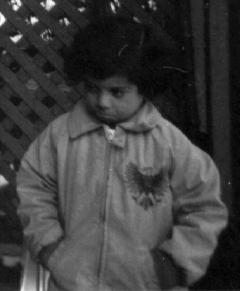
%> input picture ivp lab/lab4/pout.jpg, 240 x 291 px
$ octave q4.m   (GNU Octave 9; MATLAB toolbox functions it lacks are replaced by stand-ins)
%> lines starting %> are read from the running program, lines starting %| are printed output that depends on the picture
clear all;
clc
b = imread("pout.jpg");
%> b is the input picture: size 291x240x3 uint8; min 0, max 255, mean 61.7
%b = rgb2gray(a);
[r c] =size(b);
%> r = 291; c = 720
t = imhist(b);
%> t = 256 values, max 4611 at index 16, min 0 at index 238, mean 818.4
I2 = histeq(b);
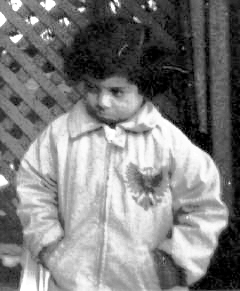
%> I2: size 291x240x3 uint8; min 0, max 255, mean 126.6
figure
subplot(2,2,1), subimage(b), title('Original Image');
subplot(2,2,2), imhist(b), title('histogram ');
subplot(2,2,3), subimage(I2), title('Histogram equalization');
subplot(2,2,4), imhist(I2), title('histogram ');
%> after `title('histogram ')`:
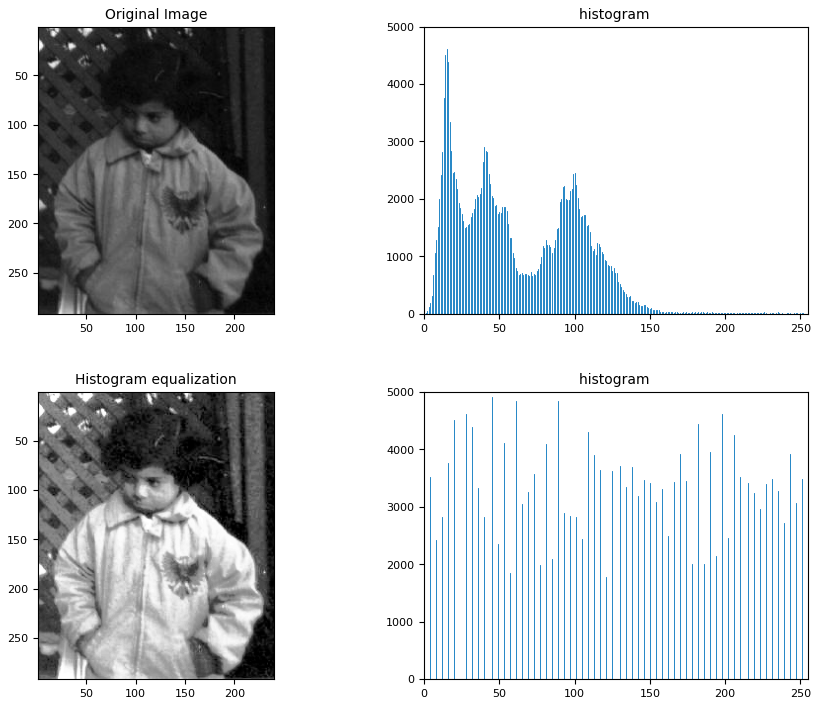
%> figure redrawn from the program's plot data, 4 panels
